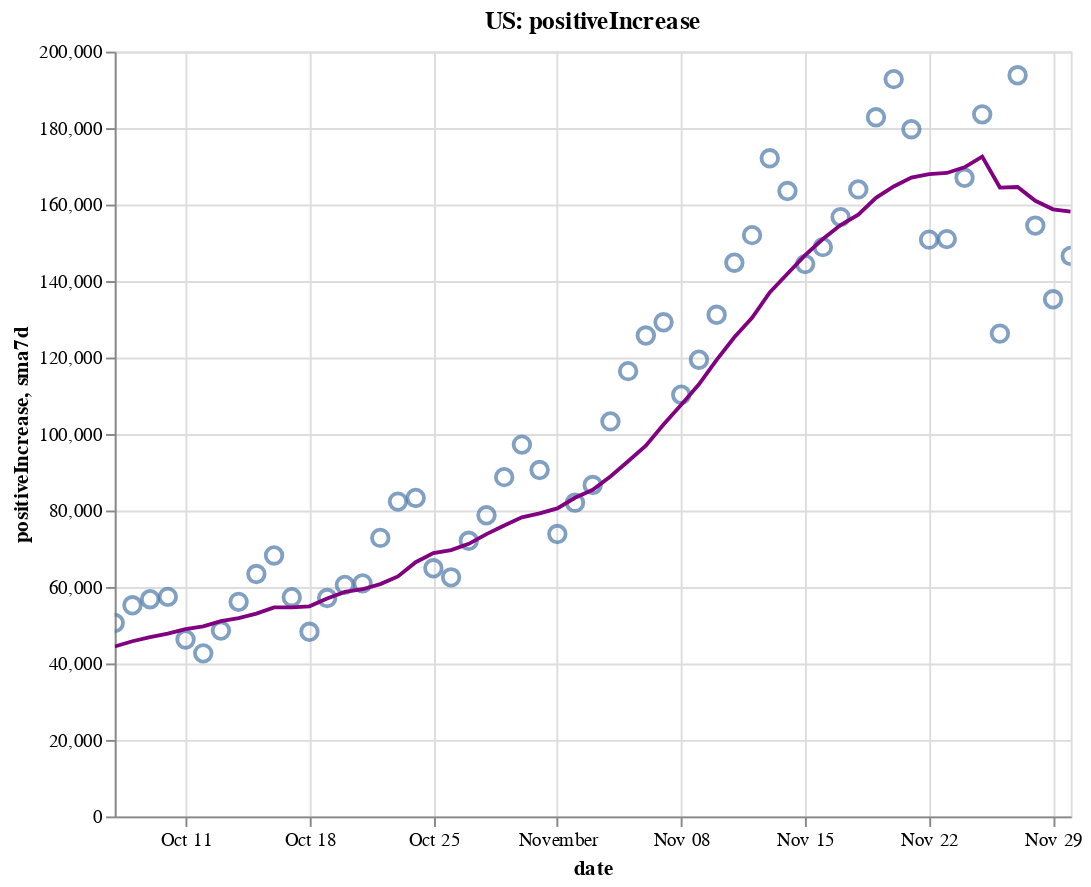

The notebook cell this image was saved under:
### Code cell
create_plot(us, 'positiveIncrease')

### Figure 1 — Vega-Lite specification as saved in the notebook (floating-point values rounded to 4 significant figures)
{"config": {"view": {"continuousWidth": 400, "continuousHeight": 300}}, "layer": [{"layer": [{"mark": {"type": "point", "size": 75}, "encoding": {"tooltip": [{"type": "temporal", "field": "date"}, {"type": "quantitative", "field": "positiveIncrease"}, {"type": "quantitative", "field": "sma7d"}], "x": {"type": "temporal", "field": "date"}, "y": {"type": "quantitative", "field": "positiveIncrease"}}, "selection": {"selector002": {"type": "interval", "bind": "scales", "encodings": ["x", "y"]}}}, {"mark": {"type": "line", "color": "purple"}, "encoding": {"x": {"type": "temporal", "field": "date"}, "y": {"type": "quantitative", "field": "sma7d"}}}]}, {"mark": {"type": "rule", "color": "#aaa"}, "encoding": {"x": {"type": "temporal", "field": "date"}}, "transform": [{"filter": {"selection": "selector001"}}]}, {"mark": "circle", "encoding": {"opacity": {"condition": {"value": 1, "selection": "selector001"}, "value": 0}, "tooltip": [{"type": "temporal", "field": "date"}, {"type": "quantitative", "field": "positiveIncrease"}, {"type": "quantitative", "field": "sma7d"}], "x": {"type": "temporal", "field": "date"}, "y": {"type": "quantitative", "field": "positiveIncrease"}}, "selection": {"selector001": {"type": "single", "encodings": ["x"], "on": "mouseover", "nearest": true, "empty": "none"}}}, {"mark": {"type": "text", "align": "left", "dx": 5, "dy": -5, "stroke": "white", "strokeWidth": 2}, "encoding": {"text": {"type": "quantitative", "field": "positiveIncrease"}, "tooltip": [{"type": "temporal", "field": "date"}, {"type": "quantitative", "field": "positiveIncrease"}, {"type": "quantitative", "field": "sma7d"}], "x": {"type": "temporal", "field": "date"}, "y": {"type": "quantitative", "field": "positiveIncrease"}}, "transform": [{"filter": {"selection": "selector001"}}]}, {"mark": {"type": "text", "align": "left", "dx": 5, "dy": -5}, "encoding": {"text": {"type": "quantitative", "field": "positiveIncrease"}, "tooltip": [{"type": "temporal", "field": "date"}, {"type": "quantitative", "field": "positiveIncrease"}, {"type": "quantitative", "field": "sma7d"}], "x": {"type": "temporal", "field": "date"}, "y": {"type": "quantitative", "field": "positiveIncrease"}}, "transform": [{"filter": {"selection": "selector001"}}]}], "data": {"name": "data-d673aaf6b53dfb3b022b4e9db307a6a7"}, "height": 400, "title": "US: positiveIncrease", "width": 500, "$schema": "https://vega.github.io/schema/vega-lite/v4.8.1.json", "datasets": {"data-d673aaf6b53dfb3b022b4e9db307a6a7": [{"date": "2020-10-07T00:00:00", "totalTestResultsIncrease": 977500.0, "positiveIncrease": 50590.0, "death": 203600.0, "deathIncrease": 910.0, "positiveRate": 0.052, "state": "US", "sma7d": 44440.0}, {"date": "2020-10-08T00:00:00", "totalTestResultsIncrease": 1157000.0, "positiveIncrease": 55210.0, "death": 204600.0, "deathIncrease": 987.0, "positiveRate": 0.048, "state": "US", "sma7d": 45810.0}, {"date": "2020-10-09T00:00:00", "totalTestResultsIncrease": 1203000.0, "positiveIncrease": 56800.0, "death": 205500.0, "deathIncrease": 887.0, "positiveRate": 0.047, "state": "US", "sma7d": 46890.0}, {"date": "2020-10-10T00:00:00", "totalTestResultsIncrease": 1252000.0, "positiveIncrease": 57420.0, "death": 206100.0, "deathIncrease": 666.0, "positiveRate": 0.046, "state": "US", "sma7d": 47810.0}, {"date": "2020-10-11T00:00:00", "totalTestResultsIncrease": 1078000.0, "positiveIncrease": 46270.0, "death": 206600.0, "deathIncrease": 465.0, "positiveRate": 0.043, "state": "US", "sma7d": 48990.0}, {"date": "2020-10-12T00:00:00", "totalTestResultsIncrease": 1060000.0, "positiveIncrease": 42640.0, "death": 206900.0, "deathIncrease": 287.0, "positiveRate": 0.04, "state": "US", "sma7d": 49690.0}, {"date": "2020-10-13T00:00:00", "totalTestResultsIncrease": 1052000.0, "positiveIncrease": 48590.0, "death": 207600.0, "deathIncrease": 700.0, "positiveRate": 0.046, "state": "US", "sma7d": 51070.0}, {"date": "2020-10-14T00:00:00", "totalTestResultsIncrease": 1045000.0, "positiveIncrease": 56120.0, "death": 208400.0, "deathIncrease": 816.0, "positiveRate": 0.054, "state": "US", "sma7d": 51860.0}, {"date": "2020-10-15T00:00:00", "totalTestResultsIncrease": 1109000.0, "positiveIncrease": 63390.0, "death": 209300.0, "deathIncrease": 937.0, "positiveRate": 0.057, "state": "US", "sma7d": 53030.0}, {"date": "2020-10-16T00:00:00", "totalTestResultsIncrease": 1231000.0, "positiveIncrease": 68250.0, "death": 210200.0, "deathIncrease": 891.0, "positiveRate": 0.055, "state": "US", "sma7d": 54670.0}, {"date": "2020-10-17T00:00:00", "totalTestResultsIncrease": 1299000.0, "positiveIncrease": 57330.0, "death": 211000.0, "deathIncrease": 762.0, "positiveRate": 0.044, "state": "US", "sma7d": 54660.0}, {"date": "2020-10-18T00:00:00", "totalTestResultsIncrease": 1052000.0, "positiveIncrease": 48280.0, "death": 211400.0, "deathIncrease": 397.0, "positiveRate": 0.046, "state": "US", "sma7d": 54940.0}, {"date": "2020-10-19T00:00:00", "totalTestResultsIncrease": 1135000.0, "positiveIncrease": 57110.0, "death": 211900.0, "deathIncrease": 461.0, "positiveRate": 0.05, "state": "US", "sma7d": 57010.0}, {"date": "2020-10-20T00:00:00", "totalTestResultsIncrease": 952700.0, "positiveIncrease": 60550.0, "death": 212700.0, "deathIncrease": 838.0, "positiveRate": 0.064, "state": "US", "sma7d": 58720.0}, {"date": "2020-10-21T00:00:00", "totalTestResultsIncrease": 941800.0, "positiveIncrease": 60950.0, "death": 213700.0, "deathIncrease": 1022.0, "positiveRate": 0.065, "state": "US", "sma7d": 59410.0}, {"date": "2020-10-22T00:00:00", "totalTestResultsIncrease": 1230000.0, "positiveIncrease": 72840.0, "death": 214900.0, "deathIncrease": 1136.0, "positiveRate": 0.059, "state": "US", "sma7d": 60760.0}, {"date": "2020-10-23T00:00:00", "totalTestResultsIncrease": 1383000.0, "positiveIncrease": 82330.0, "death": 215800.0, "deathIncrease": 923.0, "positiveRate": 0.06, "state": "US", "sma7d": 62770.0}, {"date": "2020-10-24T00:00:00", "totalTestResultsIncrease": 1323000.0, "positiveIncrease": 83290.0, "death": 216700.0, "deathIncrease": 882.0, "positiveRate": 0.063, "state": "US", "sma7d": 66480.0}, {"date": "2020-10-25T00:00:00", "totalTestResultsIncrease": 1188000.0, "positiveIncrease": 64890.0, "death": 217000.0, "deathIncrease": 374.0, "positiveRate": 0.055, "state": "US", "sma7d": 68850.0}, {"date": "2020-10-26T00:00:00", "totalTestResultsIncrease": 1211000.0, "positiveIncrease": 62530.0, "death": 217400.0, "deathIncrease": 402.0, "positiveRate": 0.052, "state": "US", "sma7d": 69630.0}, {"date": "2020-10-27T00:00:00", "totalTestResultsIncrease": 1071000.0, "positiveIncrease": 72080.0, "death": 218400.0, "deathIncrease": 920.0, "positiveRate": 0.067, "state": "US", "sma7d": 71270.0}, {"date": "2020-10-28T00:00:00", "totalTestResultsIncrease": 1096000.0, "positiveIncrease": 78750.0, "death": 219400.0, "deathIncrease": 1044.0, "positiveRate": 0.072, "state": "US", "sma7d": 73820.0}, {"date": "2020-10-29T00:00:00", "totalTestResultsIncrease": 1333000.0, "positiveIncrease": 88730.0, "death": 220400.0, "deathIncrease": 1030.0, "positiveRate": 0.067, "state": "US", "sma7d": 76080.0}, {"date": "2020-10-30T00:00:00", "totalTestResultsIncrease": 1364000.0, "positiveIncrease": 97230.0, "death": 221400.0, "deathIncrease": 952.0, "positiveRate": 0.071, "state": "US", "sma7d": 78210.0}, {"date": "2020-10-31T00:00:00", "totalTestResultsIncrease": 1390000.0, "positiveIncrease": 90590.0, "death": 222300.0, "deathIncrease": 951.0, "positiveRate": 0.065, "state": "US", "sma7d": 79260.0}, {"date": "2020-11-01T00:00:00", "totalTestResultsIncrease": 1128000.0, "positiveIncrease": 73850.0, "death": 222700.0, "deathIncrease": 388.0, "positiveRate": 0.065, "state": "US", "sma7d": 80540.0}, {"date": "2020-11-02T00:00:00", "totalTestResultsIncrease": 1327000.0, "positiveIncrease": 82050.0, "death": 223200.0, "deathIncrease": 499.0, "positiveRate": 0.062, "state": "US", "sma7d": 83320.0}, {"date": "2020-11-03T00:00:00", "totalTestResultsIncrease": 1129000.0, "positiveIncrease": 86660.0, "death": 224700.0, "deathIncrease": 1515.0, "positiveRate": 0.077, "state": "US", "sma7d": 85410.0}, {"date": "2020-11-04T00:00:00", "totalTestResultsIncrease": 1223000.0, "positiveIncrease": 103300.0, "death": 225900.0, "deathIncrease": 1126.0, "positiveRate": 0.084, "state": "US", "sma7d": 88920.0}, {"date": "2020-11-05T00:00:00", "totalTestResultsIncrease": 1567000.0, "positiveIncrease": 116400.0, "death": 227000.0, "deathIncrease": 1131.0, "positiveRate": 0.074, "state": "US", "sma7d": 92870.0}, {"date": "2020-11-06T00:00:00", "totalTestResultsIncrease": 1564000.0, "positiveIncrease": 125800.0, "death": 228200.0, "deathIncrease": 1168.0, "positiveRate": 0.08, "state": "US", "sma7d": 96950.0}, {"date": "2020-11-07T00:00:00", "totalTestResultsIncrease": 1413000.0, "positiveIncrease": 129200.0, "death": 229300.0, "deathIncrease": 1104.0, "positiveRate": 0.091, "state": "US", "sma7d": 102500.0}, {"date": "2020-11-08T00:00:00", "totalTestResultsIncrease": 1252000.0, "positiveIncrease": 110300.0, "death": 229700.0, "deathIncrease": 485.0, "positiveRate": 0.088, "state": "US", "sma7d": 107700.0}, {"date": "2020-11-09T00:00:00", "totalTestResultsIncrease": 1516000.0, "positiveIncrease": 119400.0, "death": 230300.0, "deathIncrease": 589.0, "positiveRate": 0.079, "state": "US", "sma7d": 113000.0}, {"date": "2020-11-10T00:00:00", "totalTestResultsIncrease": 1252000.0, "positiveIncrease": 131200.0, "death": 231700.0, "deathIncrease": 1360.0, "positiveRate": 0.105, "state": "US", "sma7d": 119400.0}, {"date": "2020-11-11T00:00:00", "totalTestResultsIncrease": 1418000.0, "positiveIncrease": 144800.0, "death": 233200.0, "deathIncrease": 1543.0, "positiveRate": 0.102, "state": "US", "sma7d": 125300.0}, {"date": "2020-11-12T00:00:00", "totalTestResultsIncrease": 1476000.0, "positiveIncrease": 152000.0, "death": 234400.0, "deathIncrease": 1141.0, "positiveRate": 0.103, "state": "US", "sma7d": 130400.0}, {"date": "2020-11-13T00:00:00", "totalTestResultsIncrease": 1698000.0, "positiveIncrease": 172100.0, "death": 235700.0, "deathIncrease": 1275.0, "positiveRate": 0.101, "state": "US", "sma7d": 137000.0}, {"date": "2020-11-14T00:00:00", "totalTestResultsIncrease": 1662000.0, "positiveIncrease": 163500.0, "death": 237000.0, "deathIncrease": 1312.0, "positiveRate": 0.098, "state": "US", "sma7d": 141900.0}, {"date": "2020-11-15T00:00:00", "totalTestResultsIncrease": 1615000.0, "positiveIncrease": 144400.0, "death": 237600.0, "deathIncrease": 677.0, "positiveRate": 0.089, "state": "US", "sma7d": 146800.0}, {"date": "2020-11-16T00:00:00", "totalTestResultsIncrease": 1487000.0, "positiveIncrease": 148900.0, "death": 238300.0, "deathIncrease": 637.0, "positiveRate": 0.1, "state": "US", "sma7d": 151000.0}, {"date": "2020-11-17T00:00:00", "totalTestResultsIncrease": 1512000.0, "positiveIncrease": 156700.0, "death": 239800.0, "deathIncrease": 1555.0, "positiveRate": 0.104, "state": "US", "sma7d": 154600.0}, {"date": "2020-11-18T00:00:00", "totalTestResultsIncrease": 1539000.0, "positiveIncrease": 164000.0, "death": 241700.0, "deathIncrease": 1869.0, "positiveRate": 0.107, "state": "US", "sma7d": 157400.0}, {"date": "2020-11-19T00:00:00", "totalTestResultsIncrease": 1821000.0, "positiveIncrease": 182800.0, "death": 243700.0, "deathIncrease": 1971.0, "positiveRate": 0.1, "state": "US", "sma7d": 161800.0}, {"date": "2020-11-20T00:00:00", "totalTestResultsIncrease": 1919000.0, "positiveIncrease": 192800.0, "death": 245500.0, "deathIncrease": 1862.0, "positiveRate": 0.1, "state": "US", "sma7d": 164700.0}, {"date": "2020-11-21T00:00:00", "totalTestResultsIncrease": 2004000.0, "positiveIncrease": 179700.0, "death": 247000.0, "deathIncrease": 1512.0, "positiveRate": 0.09, "state": "US", "sma7d": 167000.0}, {"date": "2020-11-22T00:00:00", "totalTestResultsIncrease": 1744000.0, "positiveIncrease": 150800.0, "death": 247900.0, "deathIncrease": 892.0, "positiveRate": 0.086, "state": "US", "sma7d": 168000.0}, {"date": "2020-11-23T00:00:00", "totalTestResultsIncrease": 1759000.0, "positiveIncrease": 151000.0, "death": 248900.0, "deathIncrease": 956.0, "positiveRate": 0.086, "state": "US", "sma7d": 168300.0}, {"date": "2020-11-24T00:00:00", "totalTestResultsIncrease": 1790000.0, "positiveIncrease": 167000.0, "death": 250900.0, "deathIncrease": 2029.0, "positiveRate": 0.093, "state": "US", "sma7d": 169700.0}, {"date": "2020-11-25T00:00:00", "totalTestResultsIncrease": 1721000.0, "positiveIncrease": 183600.0, "death": 253200.0, "deathIncrease": 2285.0, "positiveRate": 0.107, "state": "US", "sma7d": 172500.0}, {"date": "2020-11-26T00:00:00", "totalTestResultsIncrease": 1170000.0, "positiveIncrease": 126300.0, "death": 254500.0, "deathIncrease": 1326.0, "positiveRate": 0.108, "state": "US", "sma7d": 164500.0}, {"date": "2020-11-27T00:00:00", "totalTestResultsIncrease": 2126000.0, "positiveIncrease": 193800.0, "death": 255900.0, "deathIncrease": 1367.0, "positiveRate": 0.091, "state": "US", "sma7d": 164600.0}, {"date": "2020-11-28T00:00:00", "totalTestResultsIncrease": 1710000.0, "positiveIncrease": 154500.0, "death": 257100.0, "deathIncrease": 1232.0, "positiveRate": 0.09, "state": "US", "sma7d": 161000.0}, {"date": "2020-11-29T00:00:00", "totalTestResultsIncrease": 1290000.0, "positiveIncrease": 135200.0, "death": 257900.0, "deathIncrease": 803.0, "positiveRate": 0.105, "state": "US", "sma7d": 158800.0}, {"date": "2020-11-30T00:00:00", "totalTestResultsIncrease": 1592000.0, "positiveIncrease": 146600.0, "death": 259000.0, "deathIncrease": 1136.0, "positiveRate": 0.092, "state": "US", "sma7d": 158100.0}]}}
